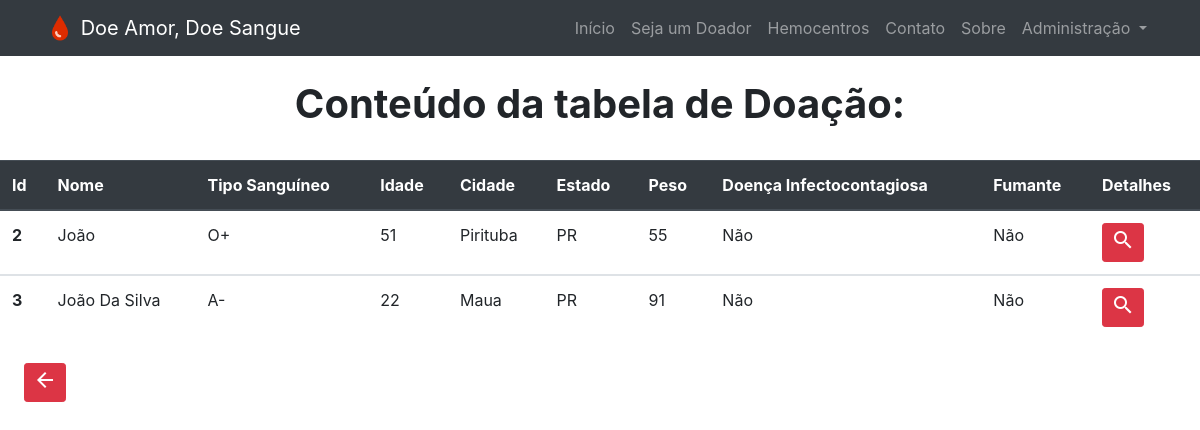
The app's page /admin_cadastro.php (signed in) with its own data.
### tables this page shows
CREATE TABLE `doador` (
  `iddoador` int(11) NOT NULL,
  `nome` varchar(45) NOT NULL,
  `idade` int(11) NOT NULL,
  `cidade` varchar(45) NOT NULL,
  `estado` varchar(2) NOT NULL,
  `endereco` varchar(45) NOT NULL,
  `celular` varchar(18) NOT NULL,
  `email` varchar(30) NOT NULL,
  `rg` varchar(18) NOT NULL,
  `peso` int(11) NOT NULL,
  `tipo_sangue` varchar(10) NOT NULL,
  `sexo` varchar(10) NOT NULL,
  `fumante` varchar(6) NOT NULL,
  `tempo_fumante` int(11) NOT NULL,
  `alcoolatra` varchar(6) NOT NULL,
  `tatuagem` varchar(6) NOT NULL,
  `usa_drogas` varchar(6) NOT NULL,
  `medicacao` varchar(6) NOT NULL,
  `nome_medicacao` text NOT NULL,
  `cirurgia` varchar(6) NOT NULL,
  `tempo_cirurgia` int(11) NOT NULL,
  `vacina` varchar(4) NOT NULL,
  `nome_vacina` text NOT NULL,
  `exame` varchar(6) NOT NULL,
  `nome_exame` text NOT NULL,
  `doenca` varchar(6) NOT NULL,
  `nome_doenca` int(11) NOT NULL,
  `data_cadastro` date NOT NULL
);

### admin_cadastro.php (the view, shortened to what this page needs)
<!DOCTYPE html>
<html lang="pt-br">
<head>
    <link href="vendor/bootstrap/css/bootstrap.min.css" rel="stylesheet">
    <link href="css/modern-business.css" rel="stylesheet">
</head>
<body>
    <nav class="navbar fixed-top navbar-expand-lg navbar-dark bg-dark fixed-top">
        <div class="container">
            <a class="navbar-brand" href="index.php">
                <img src="favicon.png" width="30" height="30" class="d-inline-block align-top" alt="">
                Doe Amor, Doe Sangue
            </a>
            <div class="collapse navbar-collapse" id="navbarResponsive">
                <ul class="navbar-nav ml-auto">
                    <li class="nav-item">
                    <a class="nav-link" href="index.php">Início</a>
                    </li>
                    <li class="nav-item">
                        <a class="nav-link" href="cadastro.php">Seja um Doador</a>
                    </li>
                    <li class="nav-item">
                        <a class="nav-link" href="hemocentros.php">Hemocentros</a>
                    </li>
                    <li class="nav-item">
                        <a class="nav-link" href="contato.php">Contato</a>
                    </li>
                    <li class="nav-item">
                    <a class="nav-link" href="sobre.php">Sobre</a>
                    </li>
                    <?php
                        require_once('menu_sair.php');
                    ?>
                </ul>
            </div>
        </div>
    </nav>
    <?php
 try{
    require "conexao.php";
    $consulta = $conn->prepare ("SELECT * FROM doador");
    $consulta->execute();
?>
<br>
<h1 style="text-align: center;"><b>Conteúdo da tabela de Doação:</b></h1>
<br>
<table class="table">
  <thead class="thead-dark">
    <tr>
    <th scope="col">Id</th>
      <th scope="col">Nome</th>
      <th scope="col">Tipo Sanguíneo</th>
      <th scope="col">Idade</th>
      <th scope="col">Cidade</th>
      <th scope="col">Estado</th>
      <th scope="col">Peso</th>
      <th scope="col">Doença Infectocontagiosa</th>
      <th scope="col">Fumante</th>
      <th scope="col">Detalhes</th>
    </tr>
  </thead>
  <?php
  while ($row = $consulta->fetch(PDO::FETCH_ASSOC)) {
    echo ("
    <tbody>
        <tr>
        <th>". $row['iddoador'] ."</th>
        <td> ". $row['nome'] ."</td>
        <td> ".$row['tipo_sangue']."</td>
        <td> ".$row['idade']."</td>
        <td> ".$row['cidade']."</td>
        <td> ".$row['estado']."</td>
        <td> ".$row['peso']."</td>
        <td> ".$row['doenca']."</td>
        <td> ".$row['fumante']."</td>");
    ?>
        <td>
            <a href="./detalhesDoacao.php?iddoador=<?php echo($row['iddoador']); ?>" class='btn btn-danger btn-sm text-white'>
                <i class="material-icons">search</i>
            </a>
        </td>
    <?php echo("
        </tr>
    ");
}
echo ('</tbody>
</table>');
}catch (PDOException $erro) {
echo $erro->getMessage();}
?>
<div class="m-4">
<a href="./admin_inicial.php" class='btn btn-danger btn-sm text-white'>
    <i class="material-icons">arrow_back</i>
</a>
</div>
</body>
</html>

### css/modern-business.css (style rules this page uses)
body { padding-top: 56px; }

### records on screen
doador: iddoador "2", nome "João", tipo_sangue "O+", idade "51", cidade "Pirituba", estado "PR", peso "55", doenca "Não", fumante "Não"
doador: iddoador "3", nome "João Da Silva", tipo_sangue "A-", idade "22", cidade "Maua", estado "PR", peso "91", doenca "Não", fumante "Não"
